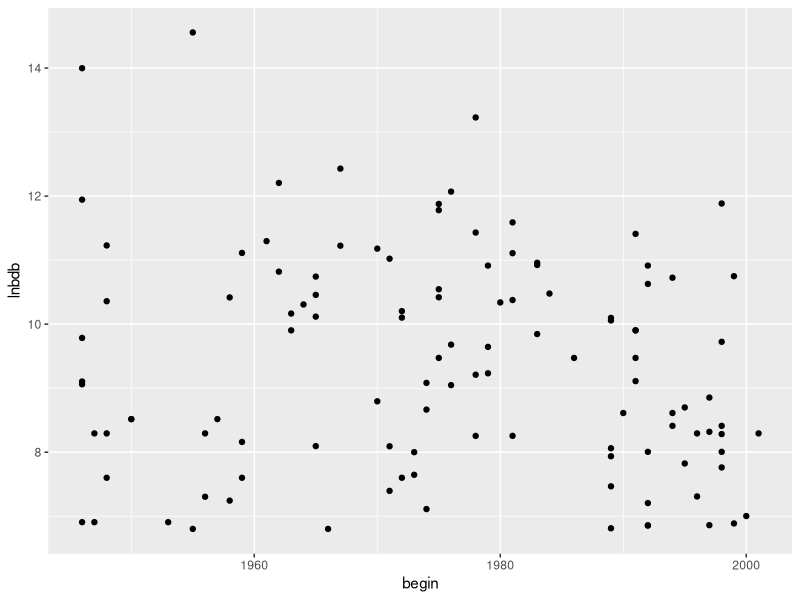
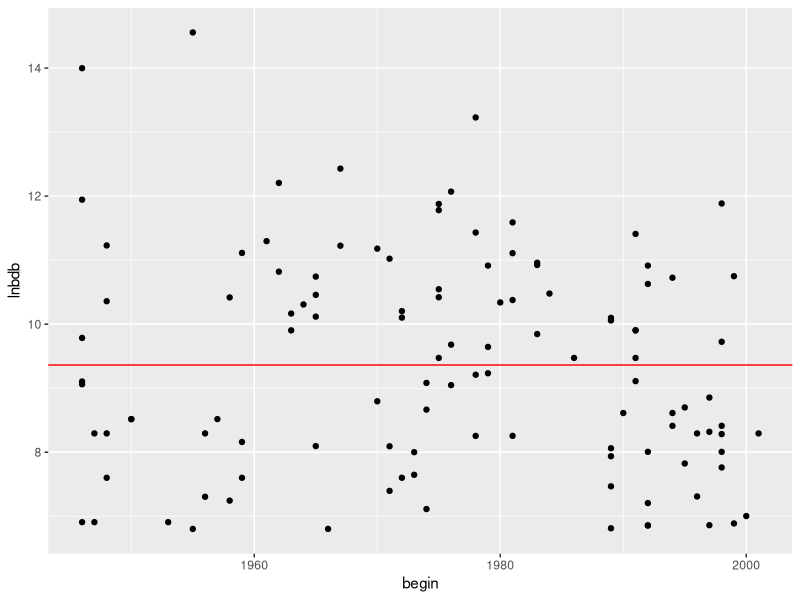
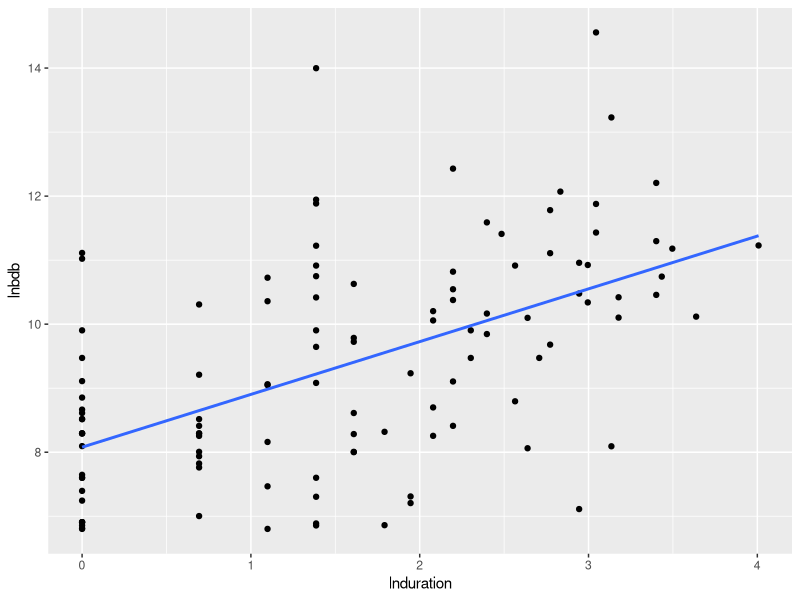

Write R code to recreate these figures, in order.
## ---- chunk 1
knitr::opts_knit$set(root.dir = "../")
library(ggplot2)
## ---- chunk 2
lacina <- read.csv("./data/lacina/lacina.csv", stringsAsFactors = FALSE)
ggplot(lacina, aes(begin, lnbdb)) +
  geom_point()
## ---- chunk 3
ggplot(lacina, aes(begin, lnbdb)) +
  geom_point() +
  geom_hline(yintercept = mean(lacina$lnbdb, na.rm = TRUE), colour = "red")
  #geom_smooth(method="lm")
## ---- chunk 4
ggplot(lacina, aes(lnduration, lnbdb)) +
  geom_point() +
  geom_smooth(method="lm", se=FALSE)
## ---- chunk 5
lacina_one <- lm(lnbdb ~ lnduration, data = lacina)
summary(lacina_one)
